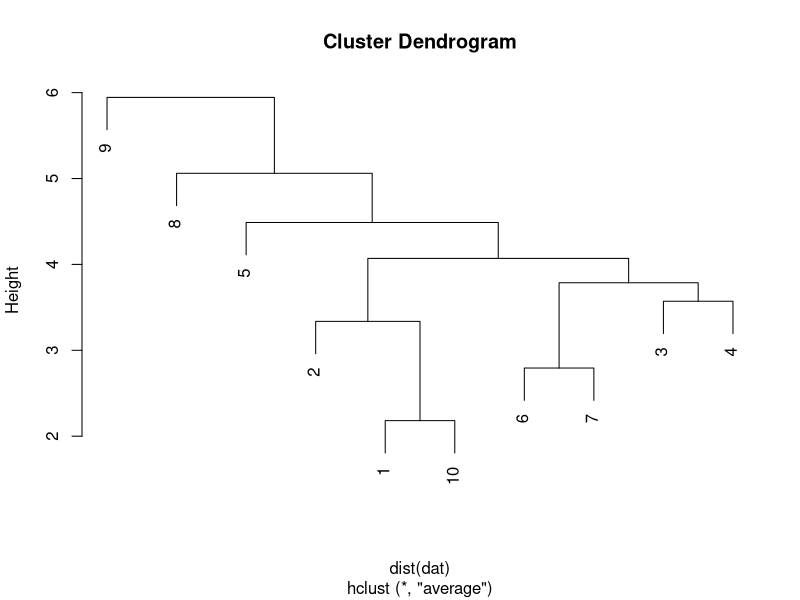

Write R code to recreate this figure.
set.seed(42)
dat <- matrix(rnorm(100), nrow = 10, ncol = 10)
hc <- hclust(dist(dat), method = "average")
print(hc)
print(plot(hc))